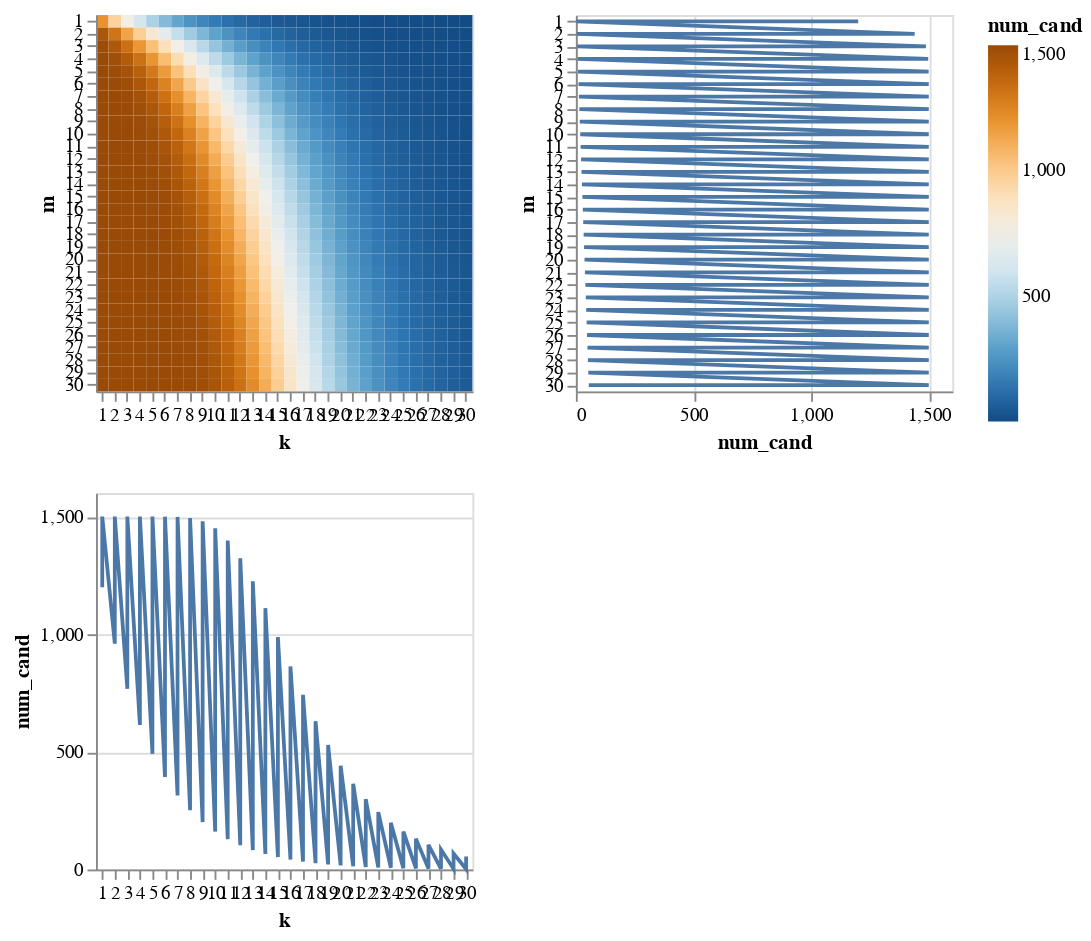

Source (notebook cell):
### Code cell
selectorM = alt.selection_single(fields=['m'])
selectorK = alt.selection_single(fields=['k'])
selectorKM = alt.selection_single(fields=['k', 'm'])

col = alt.Color('num_cand:Q', scale=alt.Scale(scheme='blueorange'))
color = alt.condition(((alt.datum.k <= selectorKM.k) & (alt.datum.k >= selectorKM.k)) 
                      | ((alt.datum.m <= selectorKM.m) & (alt.datum.m >= selectorKM.m)),
                      alt.value('lightgray'), col)

base = alt.Chart(sourceT).transform_calculate(
    k = 'datum.k+1',
    m = 'datum.m+1'
).properties(width=200, height=200)

heatmap = base.mark_rect().encode(
    x=alt.X('k:O', axis=alt.Axis(labelAngle=0)),
    y='m:O',
    color=color
).add_selection(selectorM).add_selection(selectorK).add_selection(selectorKM)

lineK = base.mark_line().encode(
    x=alt.X('k:O', axis=alt.Axis(labelAngle=0)),
    y='num_cand:Q'
).transform_filter(selectorM)

lineM = base.mark_line().encode(
    y='m:O',
    x='num_cand:Q'
).transform_filter(selectorK)

(heatmap | lineM) & lineK

### Figure 1 — Vega-Lite specification as saved in the notebook (floating-point values rounded to 4 significant figures; data arrays with more than 128 entries replaced by an {"elided": "..."} marker saying what was removed)
{"config": {"view": {"continuousWidth": 400, "continuousHeight": 300}}, "vconcat": [{"hconcat": [{"mark": "rect", "encoding": {"color": {"type": "quantitative", "condition": {"value": "lightgray", "test": "(((datum.k <= selector158.k) && (datum.k >= selector158.k)) || ((datum.m <= selector158.m) && (datum.m >= selector158.m)))"}, "field": "num_cand", "scale": {"scheme": "blueorange"}}, "x": {"type": "ordinal", "axis": {"labelAngle": 0}, "field": "k"}, "y": {"type": "ordinal", "field": "m"}}, "height": 200, "selection": {"selector156": {"type": "single", "fields": ["m"]}, "selector157": {"type": "single", "fields": ["k"]}, "selector158": {"type": "single", "fields": ["k", "m"]}}, "transform": [{"calculate": "datum.k+1", "as": "k"}, {"calculate": "datum.m+1", "as": "m"}], "width": 200}, {"mark": "line", "encoding": {"x": {"type": "quantitative", "field": "num_cand"}, "y": {"type": "ordinal", "field": "m"}}, "height": 200, "transform": [{"calculate": "datum.k+1", "as": "k"}, {"calculate": "datum.m+1", "as": "m"}, {"filter": {"selection": "selector157"}}], "width": 200}]}, {"mark": "line", "encoding": {"x": {"type": "ordinal", "axis": {"labelAngle": 0}, "field": "k"}, "y": {"type": "quantitative", "field": "num_cand"}}, "height": 200, "transform": [{"calculate": "datum.k+1", "as": "k"}, {"calculate": "datum.m+1", "as": "m"}, {"filter": {"selection": "selector156"}}], "width": 200}], "data": {"name": "data-5dc995f2b678bf1493eb05bf5baad078"}, "$schema": "https://vega.github.io/schema/vega-lite/v4.8.1.json", "datasets": {"data-5dc995f2b678bf1493eb05bf5baad078": {"elided": "900 records"}}}
